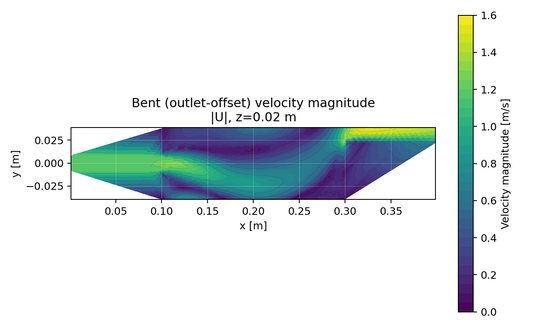
#> input picture results/branch_d/v22_bent_midplane_velocity.png, 538 x 329 px, shrunk from 1296 x 792 before the run
$ python plot_branch_d_fidelity_ladder_panel.py
#> lines starting #> are read from the running program, lines starting #| are printed output that depends on the picture
#!/usr/bin/env python3
"""Assemble the Branch D fidelity ladder panel from existing figures."""

from pathlib import Path

import matplotlib.image as mpimg
import matplotlib.pyplot as plt


ROOT = Path(__file__).resolve().parents[1]

PANELS = [
    (
        "A. RANS outlet-offset velocity",
        ROOT / "results/branch_d/v22_bent_midplane_velocity.png",
    ),
    (
        "B. Coarse LES vs URANS probe",
        ROOT / "results/branch_d/les_vs_urans_recirc_probe.png",
    ),
    (
        "C. Wall dT: straight vs offset",
        ROOT / "results/branch_d/wall_dT_bent_vs_straight.png",
    ),
    (
        "D. Heat-flux scaling",
        ROOT / "results/branch_d/branch_d_heat_flux_sensitivity.png",
    ),
]


def main() -> None:
    missing = [str(path) for _, path in PANELS if not path.exists()]
    if missing:
        raise SystemExit("Missing input figure(s):\n" + "\n".join(missing))

    fig, axes = plt.subplots(2, 2, figsize=(14, 9), dpi=180)
    fig.patch.set_facecolor("white")

    for ax, (title, path) in zip(axes.ravel(), PANELS):
        ax.imshow(mpimg.imread(path))
        ax.set_title(title, fontsize=12, fontweight="bold", pad=8)
        ax.set_xticks([])
        ax.set_yticks([])
        for spine in ax.spines.values():
            spine.set_color("#333333")
            spine.set_linewidth(0.8)

    fig.suptitle(
        "Branch D Fidelity Ladder: RANS Flow, LES Probe Dynamics, Wall Response, Heat-Flux Scaling",
        fontsize=15,
        fontweight="bold",
        y=0.985,
    )
    fig.text(
        0.5,
        0.012,
        "LES panel is a coarse wall-modeled smoke test: short, isothermal, not wall-resolved, not grid-converged, and not validated.",
        ha="center",
        va="bottom",
        fontsize=9,
        color="#333333",
    )
    fig.tight_layout(rect=(0.015, 0.035, 0.985, 0.955))

    out = ROOT / "results/branch_d/branch_d_fidelity_ladder_panel.png"
    out.parent.mkdir(parents=True, exist_ok=True)
    fig.savefig(out, bbox_inches="tight")
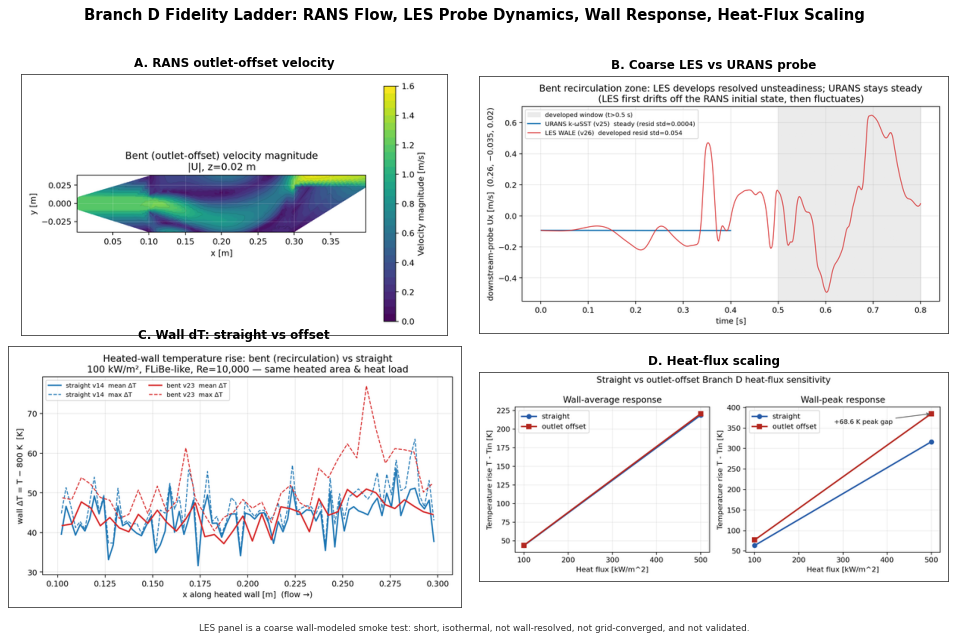
#> figure drawn by matplotlib, 4 panels

    advisor_out = ROOT / "results/report_figures/21_branch_d_fidelity_ladder_panel.png"
    advisor_out.parent.mkdir(parents=True, exist_ok=True)
    fig.savefig(advisor_out, bbox_inches="tight")

    print(out.relative_to(ROOT))
    print(advisor_out.relative_to(ROOT))


if __name__ == "__main__":
    main()
